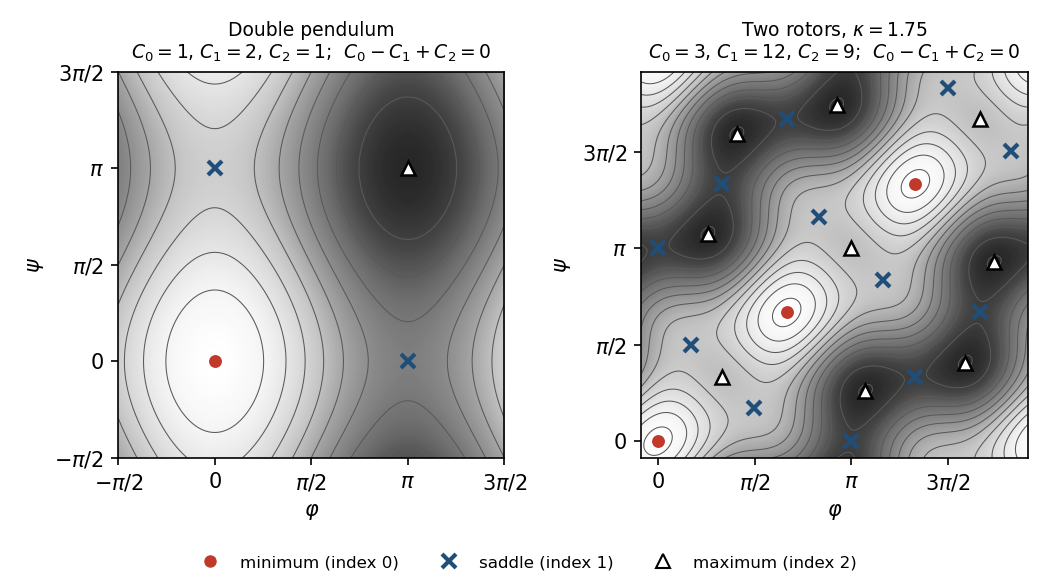

Source code (Python):
"""Figure for Chapter 3 (Milnor, Morse Theory, sections 4-5): Morse functions on the torus.

Left: the double pendulum potential V = (1 - cos phi)/2 + (1 - cos psi)/4 (equal masses and
lengths, rescaled), with C = (1, 2, 1).  Right: two coupled threefold rotors,
V = (1 - cos 3 phi)/2 + (1 - cos 3 psi)/2 - kappa cos(phi - psi), kappa = 1.75, with
C = (3, 12, 9).  In both, C1 = C0 + C2 as the Morse inequalities of the torus demand.

Writes fig3-torus.png (150 dpi, 7 inches wide).
"""
import numpy as np
import matplotlib

matplotlib.use("Agg")
import matplotlib.pyplot as plt

TWO_PI = 2 * np.pi


def make_model(k, B, kap, delta=0.0):
    """V = (1 - cos k x)/2 + B (1 - cos k y)/2 - kap cos(x - y - delta), with derivatives."""

    def V(x, y):
        return 0.5 * (1 - np.cos(k * x)) + 0.5 * B * (1 - np.cos(k * y)) - kap * np.cos(x - y - delta)

    def grad(x, y):
        s = kap * np.sin(x - y - delta)
        return np.array([0.5 * k * np.sin(k * x) + s, 0.5 * B * k * np.sin(k * y) - s])

    def hess(x, y):
        c = kap * np.cos(x - y - delta)
        return np.array([[0.5 * k * k * np.cos(k * x) + c, -c],
                         [-c, 0.5 * B * k * k * np.cos(k * y) + c]])

    return V, grad, hess


def critical_points(grad, hess, n=240):
    """Cells where both gradient components change sign, refined by damped Newton steps."""
    xs = np.linspace(0, TWO_PI, n, endpoint=False) + 1e-3
    X, Y = np.meshgrid(xs, xs, indexing="ij")
    G = grad(X, Y)
    pts = []
    for i in range(n):
        for j in range(n):
            i2, j2 = (i + 1) % n, (j + 1) % n
            a = (G[0, i, j], G[0, i2, j], G[0, i, j2], G[0, i2, j2])
            b = (G[1, i, j], G[1, i2, j], G[1, i, j2], G[1, i2, j2])
            if not (min(a) <= 0 <= max(a) and min(b) <= 0 <= max(b)):
                continue
            z = np.array([xs[i], xs[j]])
            converged = False
            for _ in range(60):
                g = grad(*z)
                try:
                    d = np.linalg.solve(hess(*z), g)
                except np.linalg.LinAlgError:
                    break
                step = np.linalg.norm(d)
                if step > 0.05:
                    d *= 0.05 / step
                z = z - d
                if np.linalg.norm(grad(*z)) < 1e-12:
                    converged = True
                    break
            if not converged:
                continue
            z = np.mod(z, TWO_PI)
            dup = False
            for p in pts:
                dd = np.abs(p[:2] - z)
                dd = np.minimum(dd, TWO_PI - dd)
                if dd.max() < 1e-5:
                    dup = True
                    break
            if dup:
                continue
            ev = np.linalg.eigvalsh(hess(*z))
            pts.append(np.array([z[0], z[1], int(np.sum(ev < 0))]))
    return pts


def panel(ax, model, title, offset):
    """Plot V on the fundamental domain [offset, offset + 2 pi]^2 (opposite edges are glued).

    The offset is chosen so that no critical point lies on the edge of the square."""
    V, grad, hess = model
    t = np.linspace(offset, offset + TWO_PI, 361)
    X, Y = np.meshgrid(t, t, indexing="xy")
    Z = V(X, Y)
    lo, hi = offset, offset + TWO_PI
    ax.imshow(Z, origin="lower", extent=(lo, hi, lo, hi), cmap="Greys",
              interpolation="bilinear", alpha=0.85)
    ax.contour(X, Y, Z, levels=12, colors="0.35", linewidths=0.5, linestyles="solid")
    pts = critical_points(grad, hess)
    counts = [0, 0, 0]
    for x, y, idx in pts:
        idx = int(idx)
        counts[idx] += 1
        x = offset + np.mod(x - offset, TWO_PI)
        y = offset + np.mod(y - offset, TWO_PI)
        if idx == 0:
            ax.plot(x, y, "o", ms=7, mfc="#c0392b", mec="white", mew=0.8)
        elif idx == 1:
            ax.plot(x, y, "x", ms=7, mew=2.0, color="#1f4e79")
        else:
            ax.plot(x, y, "^", ms=7, mfc="white", mec="black", mew=1.2)
    ax.set_xlim(lo, hi)
    ax.set_ylim(lo, hi)
    names = {-1: r"$-\pi/2$", 0: "0", 1: r"$\pi/2$", 2: r"$\pi$", 3: r"$3\pi/2$", 4: r"$2\pi$"}
    ticks = [m for m in range(-1, 5) if lo - 1e-9 <= m * np.pi / 2 <= hi + 1e-9]
    ax.set_xticks([m * np.pi / 2 for m in ticks])
    ax.set_xticklabels([names[m] for m in ticks])
    ax.set_yticks([m * np.pi / 2 for m in ticks])
    ax.set_yticklabels([names[m] for m in ticks])
    ax.set_xlabel(r"$\varphi$")
    ax.set_ylabel(r"$\psi$")
    ax.set_aspect("equal")
    c0, c1, c2 = counts
    ax.set_title(f"{title}\n$C_0={c0}$, $C_1={c1}$, $C_2={c2}$;  "
                 f"$C_0-C_1+C_2={c0 - c1 + c2}$", fontsize=9)
    return counts


def main():
    fig, axes = plt.subplots(1, 2, figsize=(7.0, 3.9))
    c_left = panel(axes[0], make_model(1, 0.5, 0.0), "Double pendulum", -np.pi / 2)
    c_right = panel(axes[1], make_model(3, 1.0, 1.75), r"Two rotors, $\kappa = 1.75$", -0.27)
    assert c_left == [1, 2, 1], c_left
    assert c_right == [3, 12, 9], c_right
    handles = [
        plt.Line2D([], [], ls="", marker="o", ms=7, mfc="#c0392b", mec="white", label="minimum (index 0)"),
        plt.Line2D([], [], ls="", marker="x", ms=7, mew=2.0, color="#1f4e79", label="saddle (index 1)"),
        plt.Line2D([], [], ls="", marker="^", ms=7, mfc="white", mec="black", label="maximum (index 2)"),
    ]
    fig.legend(handles=handles, loc="lower center", ncol=3, fontsize=8, frameon=False)
    fig.tight_layout(rect=(0, 0.07, 1, 1))
    fig.savefig("fig3-torus.png", dpi=150)


if __name__ == "__main__":
    main()
